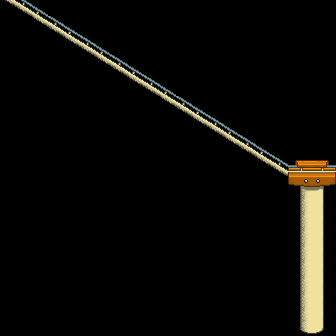

Tiled map render using the project's own tile images. Description and the whole map definition, tile-layer contents included, below:
An orthogonal 21x21 tile map with 16x16 px tiles, 3 tile layers (Buildings, Front, AlwaysFront).

<map version="1.5" tiledversion="1.5.0" orientation="orthogonal" renderorder="right-down" width="21" height="21" tilewidth="16" tileheight="16" infinite="0" nextlayerid="11" nextobjectid="129">
 <properties>
  <property name="Outdoors" value="T" />
 </properties>
 <tileset firstgid="1" name="spring_zrsvcablecar" tilewidth="16" tileheight="16" tilecount="390" columns="26">
  <image source="spring_zrsvcablecar.png" trans="000000" width="416" height="240" />
 </tileset>
 <layer id="4" name="Buildings" width="21" height="21">
  <data encoding="csv">
0,0,0,0,0,0,0,0,0,0,0,0,0,0,0,0,0,0,0,0,0,
0,0,0,0,0,0,0,0,0,0,0,0,0,0,0,0,0,0,0,0,0,
0,0,0,0,0,0,0,0,0,0,0,0,0,0,0,0,0,0,0,0,0,
0,0,0,0,0,0,0,0,0,0,0,0,0,0,0,0,0,0,0,0,0,
0,0,0,0,0,0,0,0,0,0,0,0,0,0,0,0,0,0,0,0,0,
0,0,0,0,0,0,0,0,0,0,0,0,0,0,0,0,0,0,0,0,0,
0,0,0,0,0,0,0,0,0,0,0,0,0,0,0,0,0,0,0,0,0,
0,0,0,0,0,0,0,0,0,0,0,0,0,0,0,0,0,0,0,0,0,
0,0,0,0,0,0,0,0,0,0,0,0,0,0,0,0,0,0,0,0,0,
0,0,0,0,0,0,0,0,0,0,0,0,0,0,0,0,0,0,0,0,0,
0,0,0,0,0,0,0,0,0,0,0,0,0,0,0,0,0,0,0,0,0,
0,0,0,0,0,0,0,0,0,0,0,0,0,0,0,0,0,0,0,0,0,
0,0,0,0,0,0,0,0,0,0,0,0,0,0,0,0,0,0,0,0,0,
0,0,0,0,0,0,0,0,0,0,0,0,0,0,0,0,0,0,0,0,0,
0,0,0,0,0,0,0,0,0,0,0,0,0,0,0,0,0,0,0,0,0,
0,0,0,0,0,0,0,0,0,0,0,0,0,0,0,0,0,0,0,0,0,
0,0,0,0,0,0,0,0,0,0,0,0,0,0,0,0,0,0,0,0,0,
0,0,0,0,0,0,0,0,0,0,0,0,0,0,0,0,0,0,0,0,0,
0,0,0,0,0,0,0,0,0,0,0,0,0,0,0,0,0,0,0,0,0,
0,0,0,0,0,0,0,0,0,0,0,0,0,0,0,0,0,0,351,352,353,
0,0,0,0,0,0,0,0,0,0,0,0,0,0,0,0,0,0,377,378,379
</data>
 </layer>
 <layer id="6" name="Front" width="21" height="21">
  <data encoding="csv">
0,0,0,0,0,0,0,0,0,0,0,0,0,0,0,0,0,0,0,0,0,
0,0,0,0,0,0,0,0,0,0,0,0,0,0,0,0,0,0,0,0,0,
0,0,0,0,0,0,0,0,0,0,0,0,0,0,0,0,0,0,0,0,0,
0,0,0,0,0,0,0,0,0,0,0,0,0,0,0,0,0,0,0,0,0,
0,0,0,0,0,0,0,0,0,0,0,0,0,0,0,0,0,0,0,0,0,
0,0,0,0,0,0,0,0,0,0,0,0,0,0,0,0,0,0,0,0,0,
0,0,0,0,0,0,0,0,0,0,0,0,0,0,0,0,0,0,0,0,0,
0,0,0,0,0,0,0,0,0,0,0,0,0,0,0,0,0,0,0,0,0,
0,0,0,0,0,0,0,0,0,0,0,0,0,0,0,0,0,0,0,0,0,
0,0,0,0,0,0,0,0,0,0,0,0,0,0,0,0,0,0,0,0,0,
0,0,0,0,0,0,0,0,0,0,0,0,0,0,0,0,0,0,0,0,0,
0,0,0,0,0,0,0,0,0,0,0,0,0,0,0,0,0,0,0,0,0,
0,0,0,0,0,0,0,0,0,0,0,0,0,0,0,0,0,0,351,352,353,
0,0,0,0,0,0,0,0,0,0,0,0,0,0,0,0,0,0,351,352,353,
0,0,0,0,0,0,0,0,0,0,0,0,0,0,0,0,0,0,351,352,353,
0,0,0,0,0,0,0,0,0,0,0,0,0,0,0,0,0,0,351,352,353,
0,0,0,0,0,0,0,0,0,0,0,0,0,0,0,0,0,0,351,352,353,
0,0,0,0,0,0,0,0,0,0,0,0,0,0,0,0,0,0,351,352,353,
0,0,0,0,0,0,0,0,0,0,0,0,0,0,0,0,0,0,351,352,353,
0,0,0,0,0,0,0,0,0,0,0,0,0,0,0,0,0,0,0,0,0,
0,0,0,0,0,0,0,0,0,0,0,0,0,0,0,0,0,0,0,0,0
</data>
 </layer>
 <layer id="9" name="AlwaysFront" width="21" height="21">
  <data encoding="csv">
386,387,14,0,0,0,0,0,0,0,0,0,0,0,0,0,0,0,0,0,0,
0,0,40,41,66,0,0,0,0,0,0,0,0,0,0,0,0,0,0,0,0,
0,0,0,67,92,93,306,0,0,0,0,0,0,0,0,0,0,0,0,0,0,
0,0,0,0,0,119,332,333,0,0,0,0,0,0,0,0,0,0,0,0,0,
0,0,0,0,0,0,358,359,360,361,0,0,0,0,0,0,0,0,0,0,0,
0,0,0,0,0,0,0,0,386,387,14,0,0,0,0,0,0,0,0,0,0,
0,0,0,0,0,0,0,0,0,0,40,41,66,0,0,0,0,0,0,0,0,
0,0,0,0,0,0,0,0,0,0,0,67,92,93,306,0,0,0,0,0,0,
0,0,0,0,0,0,0,0,0,0,0,0,0,119,332,333,0,0,0,0,0,
0,0,0,0,0,0,0,0,0,0,0,0,0,0,358,359,360,361,0,0,0,
0,0,0,0,0,0,0,0,0,0,0,0,0,0,0,0,386,387,299,300,301,
0,0,0,0,0,0,0,0,0,0,0,0,0,0,0,0,0,0,325,326,327,
0,0,0,0,0,0,0,0,0,0,0,0,0,0,0,0,0,0,0,0,0,
0,0,0,0,0,0,0,0,0,0,0,0,0,0,0,0,0,0,0,0,0,
0,0,0,0,0,0,0,0,0,0,0,0,0,0,0,0,0,0,0,0,0,
0,0,0,0,0,0,0,0,0,0,0,0,0,0,0,0,0,0,0,0,0,
0,0,0,0,0,0,0,0,0,0,0,0,0,0,0,0,0,0,0,0,0,
0,0,0,0,0,0,0,0,0,0,0,0,0,0,0,0,0,0,0,0,0,
0,0,0,0,0,0,0,0,0,0,0,0,0,0,0,0,0,0,0,0,0,
0,0,0,0,0,0,0,0,0,0,0,0,0,0,0,0,0,0,0,0,0,
0,0,0,0,0,0,0,0,0,0,0,0,0,0,0,0,0,0,0,0,0
</data>
 </layer>
</map>
